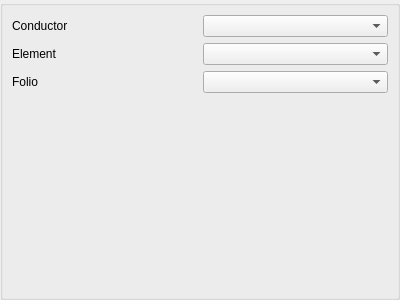
<?xml version="1.0" encoding="UTF-8"?>
<ui version="4.0">
 <class>AutoNumberingDockWidget</class>
 <widget class="QDockWidget" name="AutoNumberingDockWidget">
  <property name="geometry">
   <rect>
    <x>0</x>
    <y>0</y>
    <width>400</width>
    <height>300</height>
   </rect>
  </property>
  <property name="windowTitle">
   <string>Autonumerotation Séléction</string>
  </property>
  <widget class="QWidget" name="dockWidgetContents">
   <layout class="QVBoxLayout" name="verticalLayout">
    <property name="sizeConstraint">
     <enum>QLayout::SetMaximumSize</enum>
    </property>
    <property name="leftMargin">
     <number>0</number>
    </property>
    <property name="topMargin">
     <number>0</number>
    </property>
    <property name="rightMargin">
     <number>0</number>
    </property>
    <property name="bottomMargin">
     <number>0</number>
    </property>
    <item>
     <widget class="QGroupBox" name="groupBox">
      <property name="title">
       <string/>
      </property>
      <layout class="QVBoxLayout" name="verticalLayout_2">
       <item>
        <layout class="QGridLayout" name="gridLayout">
         <item row="1" column="0">
          <widget class="QLabel" name="label">
           <property name="text">
            <string>Element</string>
           </property>
          </widget>
         </item>
         <item row="1" column="1">
          <widget class="QComboBox" name="m_element_cb"/>
         </item>
         <item row="0" column="1">
          <widget class="QComboBox" name="m_conductor_cb"/>
         </item>
         <item row="0" column="0">
          <widget class="QLabel" name="label_2">
           <property name="text">
            <string>Conductor</string>
           </property>
          </widget>
         </item>
         <item row="2" column="0">
          <widget class="QLabel" name="label_3">
           <property name="text">
            <string>Folio</string>
           </property>
          </widget>
         </item>
         <item row="3" column="0">
          <spacer name="verticalSpacer">
           <property name="orientation">
            <enum>Qt::Vertical</enum>
           </property>
           <property name="sizeHint" stdset="0">
            <size>
             <width>20</width>
             <height>40</height>
            </size>
           </property>
          </spacer>
         </item>
         <item row="2" column="1">
          <widget class="QComboBox" name="m_folio_cb"/>
         </item>
        </layout>
       </item>
      </layout>
     </widget>
    </item>
   </layout>
  </widget>
 </widget>
 <resources/>
 <connections/>
</ui>
